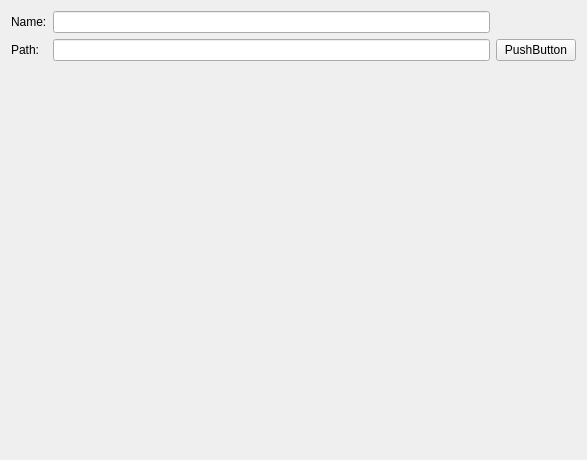
<?xml version="1.0" encoding="UTF-8"?>
<ui version="4.0">
 <class>ProSetPage</class>
 <widget class="QWizardPage" name="ProSetPage">
  <property name="geometry">
   <rect>
    <x>0</x>
    <y>0</y>
    <width>587</width>
    <height>460</height>
   </rect>
  </property>
  <property name="windowTitle">
   <string>WizardPage</string>
  </property>
  <layout class="QGridLayout" name="gridLayout_2">
   <item row="0" column="1">
    <layout class="QGridLayout" name="gridLayout">
     <item row="0" column="0">
      <widget class="QLabel" name="label">
       <property name="text">
        <string>Name:</string>
       </property>
      </widget>
     </item>
     <item row="0" column="1">
      <widget class="QLineEdit" name="lineEdit"/>
     </item>
     <item row="1" column="1">
      <widget class="QLineEdit" name="lineEdit_2"/>
     </item>
     <item row="1" column="2">
      <widget class="QPushButton" name="pushButton">
       <property name="text">
        <string>PushButton</string>
       </property>
      </widget>
     </item>
     <item row="1" column="0">
      <widget class="QLabel" name="label_2">
       <property name="text">
        <string>Path:</string>
       </property>
      </widget>
     </item>
     <item row="2" column="1">
      <widget class="QLabel" name="tips">
       <property name="text">
        <string/>
       </property>
      </widget>
     </item>
    </layout>
   </item>
  </layout>
 </widget>
 <resources/>
 <connections/>
</ui>
